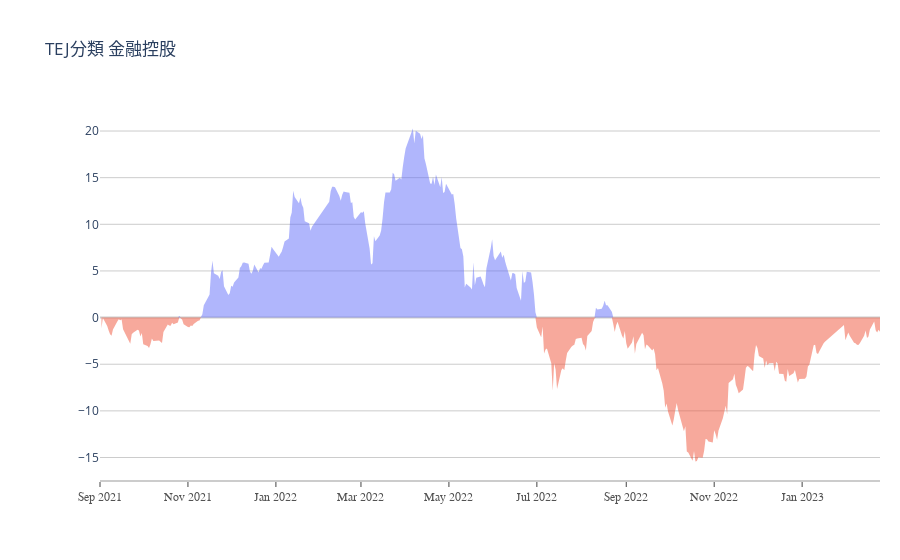

The code cell stored with this chart in its notebook:
### Code cell
# ppl give a stock number
st_input = '5880'

try:
    st_group_num = cluster[cluster['代號'] == st_input]['歆凱分組'].values[0]
    gruop_num = cluster[cluster['歆凱分組'] == st_group_num]
    group_data = daily_trading[daily_trading.st_code.isin(gruop_num['代號']) == True]
    group_data = group_data.groupby('st_code', as_index=False).apply(latest_return)
    group_data.loc[:, ['近一日漲跌%', '近一週漲跌%', '近一月漲跌%']] = group_data.loc[:, ['近一日漲跌%', '近一週漲跌%', '近一月漲跌%']]*100

    latest = group_data.loc[:, ['st_code', 'st_name','近一日漲跌%', '近一週漲跌%', '近一月漲跌%']]
    latest = latest.drop_duplicates('st_code', keep='last').reset_index(drop=True)
    latest

    group_return = group_data.groupby('date', as_index=False).agg(
        {'近一日漲跌%':'mean', '近一週漲跌%':'mean', '近一月漲跌%':'mean'})
    group_return['color'] = np.where(group_return['近一日漲跌%']>0, 'pink', 'green')
    group_return['近一日漲跌%'] = group_return['近一日漲跌%'].cumsum()
    group_return_figure = group_return.tail(1)
    group_return_figure

    # 族群報酬率圖
    mask = group_return['近一日漲跌%'] >= 0
    group_return['ret_above'] = np.where(mask, group_return['近一日漲跌%'], 0)
    group_return['ret_below'] = np.where(mask, 0, group_return['近一日漲跌%'])

    fig = go.Figure(go.Scatter(
        y=group_return['ret_above'],
        x=group_return.date, 
        fill='tozeroy',
        mode='none',
        text=group_return['近一日漲跌%']))

    fig.add_trace(go.Scatter(
        y=group_return['ret_below'],
        x=group_return.date, 
        fill='tozeroy',
        mode='none',
        text=group_return['近一日漲跌%']))

    fig.update_xaxes(showspikes=True, spikecolor="rgb(204, 204, 204)", spikemode="across", spikethickness=0.1)
    fig.update_layout(
    #     hovermode='x',
        title = 'TEJ分類 '+['、'.join(gruop_num.new_industry.drop_duplicates().to_list())][0],
        xaxis=dict(
            showline=True,
            showgrid=False,
            showticklabels=True,
            linecolor='rgb(204, 204, 204)',
            linewidth=2,
            ticks='outside',
            tickfont=dict(
                family='Arial',
                size=12,
                color='rgb(82, 82, 82)',
            ),
        ),
        yaxis=dict(
            showgrid=True,
            zeroline=True,
            zerolinecolor='rgb(204, 204, 204)',
            gridcolor='rgb(204, 204, 204)',
            showline=False,
            showticklabels=True,
        ),
        autosize=False,
        margin=dict(
            autoexpand=False,
            l=100,
            r=20,
            t=110,
        ),
        showlegend=False,
        plot_bgcolor='white'

    )

    fig.show()

    # 相關關鍵字：
    related_keyword = gruop_num['new_industry'].drop_duplicates().to_list() + gruop_num['minor_industry'].drop_duplicates().to_list()
    related_keyword

    # 搜尋股價圖表
    # candel_graph_data = daily_trading[daily_trading.st_code == st_input]
    # candel_graph_data

    # candel_graph = go.Figure(data=[go.Candlestick(x=candel_graph_data['date'],
    #                 open=candel_graph_data['Open'],
    #                 high=candel_graph_data['High'],
    #                 low=candel_graph_data['Low'],
    #                 close=candel_graph_data['Close'])])
    # candel_graph.update_layout(title = st_input +' '+ cluster[cluster['代號'] == st_input]['名稱'].values[0])
    # candel_graph.update_yaxes(title='股價（元）').update_xaxes(title='日期')
except IndexError:
    print('跳通知：ML並無幫他分類到組別')
    st_group_num = industry[industry['代號'] == int(st_input)]['new_industry'].values[0]
    gruop_num = industry[industry['new_industry'] == st_group_num]
    group_data = daily_trading[daily_trading.st_code.isin(gruop_num['代號'].astype(str)) == True]
    group_data = group_data.groupby('st_code', as_index=False).apply(latest_return)
    group_data.loc[:, ['近一日漲跌%', '近一週漲跌%', '近一月漲跌%']] = group_data.loc[:, ['近一日漲跌%', '近一週漲跌%', '近一月漲跌%']]*100

    latest = group_data.loc[:, ['st_code', 'st_name','近一日漲跌%', '近一週漲跌%', '近一月漲跌%']]
    latest = latest.drop_duplicates('st_code', keep='last').reset_index(drop=True)
    group_return = group_data.groupby('date', as_index=False).agg(
        {'近一日漲跌%':'mean', '近一週漲跌%':'mean', '近一月漲跌%':'mean'})
    group_return['color'] = np.where(group_return['近一日漲跌%']>0, 'pink', 'green')
    group_return['近一日漲跌%'] = group_return['近一日漲跌%'].cumsum()
    group_return_figure = group_return.tail(1)
    group_return_figure

    # 族群報酬率圖
    mask = group_return['近一日漲跌%'] >= 0
    group_return['ret_above'] = np.where(mask, group_return['近一日漲跌%'], 0)
    group_return['ret_below'] = np.where(mask, 0, group_return['近一日漲跌%'])

    fig = go.Figure(go.Scatter(
        y=group_return['ret_above'],
        x=group_return.date, 
        fill='tozeroy',
        mode='none',
        text=group_return['近一日漲跌%']))

    fig.add_trace(go.Scatter(
        y=group_return['ret_below'],
        x=group_return.date, 
        fill='tozeroy',
        mode='none',
        text=group_return['近一日漲跌%']))

    fig.update_xaxes(showspikes=True, spikecolor="rgb(204, 204, 204)", spikemode="across", spikethickness=0.1)
    fig.update_layout(
    #     hovermode='x',
        title = 'TEJ分類 '+['、'.join(gruop_num.new_industry.drop_duplicates().to_list())][0],
        xaxis=dict(
            showline=True,
            showgrid=False,
            showticklabels=True,
            linecolor='rgb(204, 204, 204)',
            linewidth=2,
            ticks='outside',
            tickfont=dict(
                family='Arial',
                size=12,
                color='rgb(82, 82, 82)',
            ),
        ),
        yaxis=dict(
            showgrid=True,
            zeroline=True,
            zerolinecolor='rgb(204, 204, 204)',
            gridcolor='rgb(204, 204, 204)',
            showline=False,
            showticklabels=True,
        ),
        autosize=False,
        margin=dict(
            autoexpand=False,
            l=100,
            r=20,
            t=110,
        ),
        showlegend=False,
        plot_bgcolor='white'

    )
    fig.show()
    
    # 相關關鍵字：
    related_keyword = gruop_num['new_industry'].drop_duplicates().to_list() + gruop_num['minor_industry'].drop_duplicates().to_list()
    print(related_keyword)

### Figure 1 — Plotly figure (JSON) as saved in the notebook; plotly's stock layout.template omitted (floating-point values rounded to 4 significant figures; data arrays with more than 128 entries replaced by an {"elided": "..."} marker saying what was removed)
{"data": [{"fill": "tozeroy", "mode": "none", "text": {"elided": "361 float values"}, "type": "scatter", "x": {"elided": "361 str values"}, "y": {"elided": "361 float values"}}, {"fill": "tozeroy", "mode": "none", "text": {"elided": "361 float values"}, "type": "scatter", "x": {"elided": "361 str values"}, "y": {"elided": "361 float values"}}], "layout": {"autosize": false, "margin": {"autoexpand": false, "l": 100, "r": 20, "t": 110}, "plot_bgcolor": "white", "showlegend": false, "title": {"text": "TEJ分類 金融控股"}, "xaxis": {"linecolor": "rgb(204, 204, 204)", "linewidth": 2, "showgrid": false, "showline": true, "showspikes": true, "showticklabels": true, "spikecolor": "rgb(204, 204, 204)", "spikemode": "across", "spikethickness": 0.1, "tickfont": {"color": "rgb(82, 82, 82)", "family": "Arial", "size": 12}, "ticks": "outside"}, "yaxis": {"gridcolor": "rgb(204, 204, 204)", "showgrid": true, "showline": false, "showticklabels": true, "zeroline": true, "zerolinecolor": "rgb(204, 204, 204)"}}}
